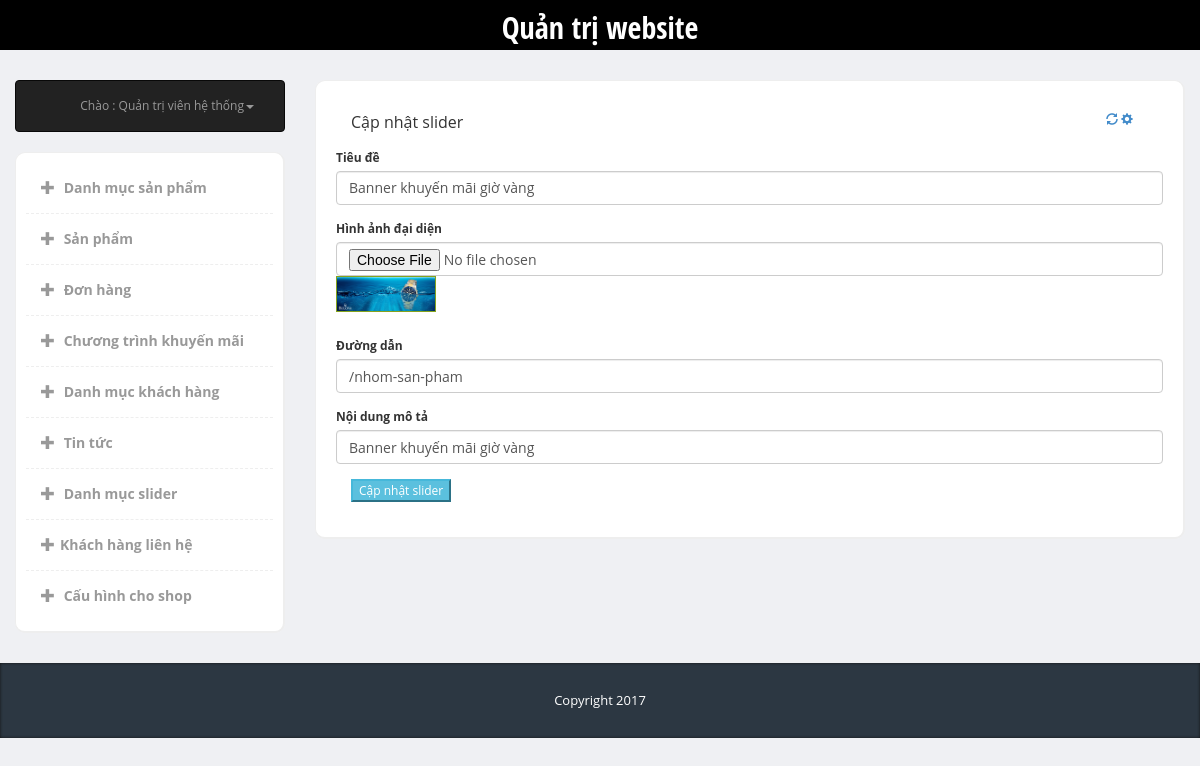
The page /admin/index.php?page=slider&type=edit&id=1 (signed in) on the database its author committed.
### tables this page shows
CREATE TABLE `slider` (
  `ID` int(11) NOT NULL,
  `Title` varchar(255) NOT NULL,
  `Image` varchar(255) NOT NULL,
  `Url` varchar(255) NOT NULL,
  `Content` text NOT NULL
);

### admin/lib_db.php (called while the page is built, shortened)
<?php
global $link;
function select_one($sql){
	$data = exec_select($sql);
	return $data[0];
}
function exec_select($sql){
	global $link;
	$ret = isset($ret) ? $ret : "";
	$res = $link->query($sql);
	$err = mysqli_error($link);
	if ($res ){
		$ret = array();
		while( $row = $res->fetch_array(MYSQLI_ASSOC) )
		{
			$ret[]= $row ;
		}
	}
	return $ret;
}

### admin/modules/slider/edit.php (the view, shortened to what this page needs)
<?php
	$id = isset($_GET['id']) ? $_GET['id'] : '';
	$sql_slider= "select * from slider where ID = $id";
	$data_edit = select_one($sql_slider);
?>
<div class="panel-heading">
	<div class="panel-title">Cập nhật slider</div>
	<div class="panel-options">
		<a href="#" data-rel="collapse"><i class="glyphicon glyphicon-refresh"></i></a>
		<a href="#" data-rel="reload"><i class="glyphicon glyphicon-cog"></i></a>
	</div>
</div>
<div class="panel-body">
	<form class="form-horizontal addpro"  method="POST" enctype="multipart/form-data">
		<fieldset>
			<div class="form-group">
				<label>Tiêu đề </label>
				<input class="form-control" placeholder="Nhập tên sản phẩm" value="<?php echo $data_edit['Title'] ?>" name="title" type="text">
			</div>
				<div class="form-group">
					<label>Hình ảnh đại diện</label>
					<input class="form-control" placeholder="" name="img"  type="file">
					<img src="<?php echo $data_edit['Image']?>" width="100px" style=" margin-bottom: 10px; border: 1px solid #86a31d">
				</div>
					<div class="form-group">
				<label>Đường dẫn</label>
				<input class="form-control" placeholder="Nhập tên sản phẩm" value="<?php echo $data_edit['Url'] ?>" name="url" type="text">
			</div>
				<div class="form-group">
				<label>Nội dung mô tả </label>
				<input class="form-control" placeholder="" value="<?php echo $data_edit['Content'] ?>" name="content" type="text">
			</div>
			</fieldset>
			<div>
				<div>
					<button class="btn-info" name="updatslider" type="submit">
						Cập nhật slider
					</button>
				</div>
			</div>
		</form>
	</div>

### admin/css/styles.css (style rules this page uses)
body { font-family: 'Open Sans', sans-serif; background-color: #f7f7f7; position: relative; margin: 0px; font-size: 12px; padding: 0px; }
body { background-color: #eff0f3; }
.panel-heading>.panel-title, .content-box-header .panel-title { float: left; padding: 0px; padding-top: 0px; }
.panel-heading>.panel-options, .content-box-header .panel-options { float: right; padding-right: 15px; }
.panel-heading>.panel-options>a, .content-box-header .panel-options>a { margin-top: 10px; }
.panel-body { clear:both; }

### rows shown on the page
slider: title "Banner khuyến mãi giờ vàng", Image (picture), url "/nhom-san-pham", content "Banner khuyến mãi giờ vàng"
